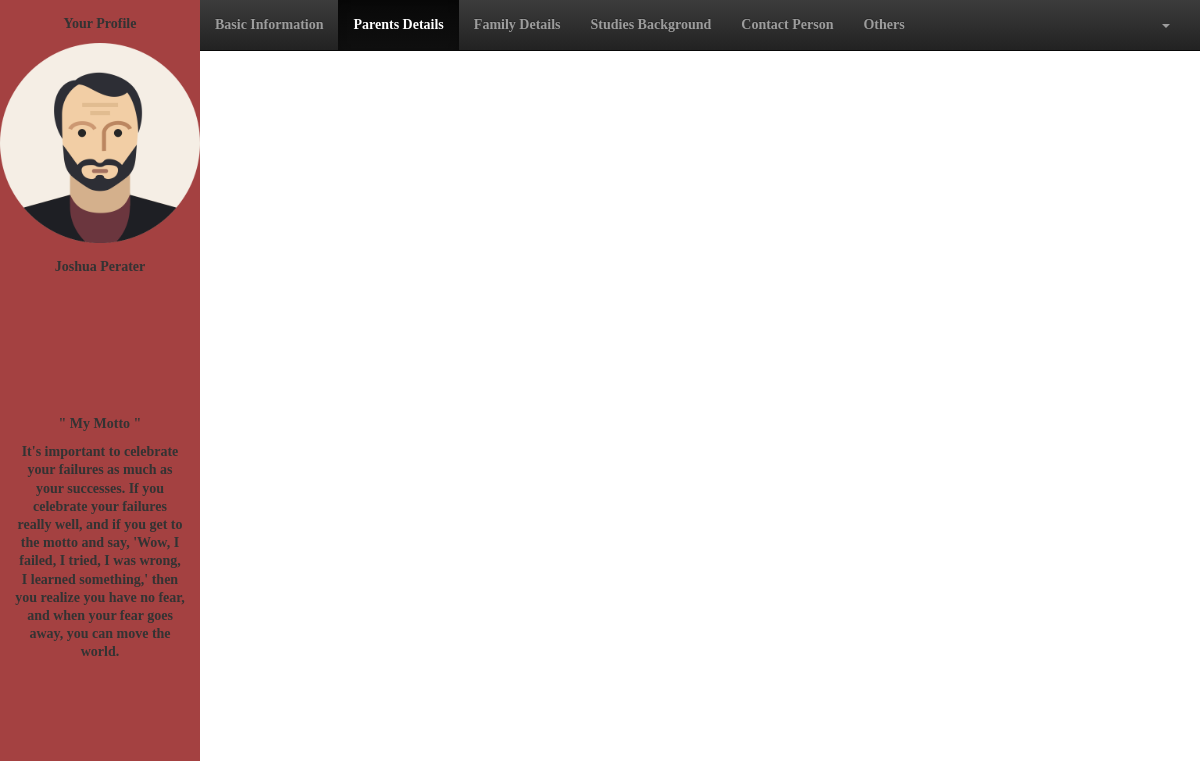
The page /user/parentsdetails.php?id=3 (signed in) on the database as committed earlier.
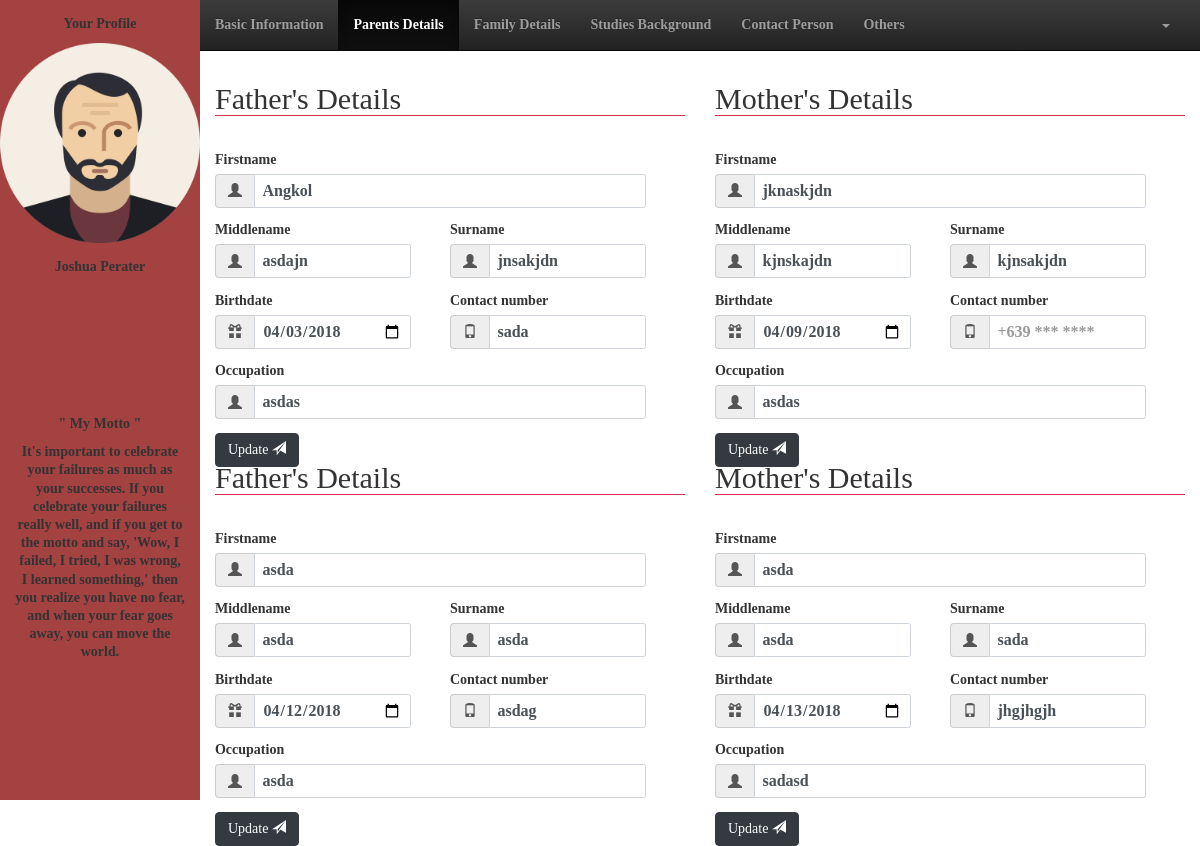
The same page on the database as committed later.
### tables this page shows
CREATE TABLE `staff` (
  `staff_id` bigint(20) NOT NULL,
  `fname` varchar(50) NOT NULL,
  `mname` varchar(50) DEFAULT NULL,
  `lname` varchar(50) NOT NULL,
  `birthdate` date NOT NULL,
  `cellnum` varchar(50) NOT NULL,
  `telnum` varchar(50) DEFAULT NULL,
  `email` varchar(50) NOT NULL,
  `status` varchar(50) NOT NULL,
  `gender` varchar(50) NOT NULL,
  `type` varchar(50) NOT NULL,
  `department` varchar(50) NOT NULL,
  `password` varchar(50) NOT NULL
);

CREATE TABLE `family_details` (
  `staff_id` bigint(20) DEFAULT NULL,
  `fathers_fname` varchar(50) DEFAULT NULL,
  `fathers_mname` varchar(50) NOT NULL,
  `fathers_lname` varchar(50) NOT NULL,
  `mothers_fname` varchar(50) DEFAULT NULL,
  `mothers_mname` varchar(50) NOT NULL,
  `mothers_lname` varchar(50) NOT NULL,
  `fathers_birthdate` date DEFAULT NULL,
  `mothers_birthdate` date DEFAULT NULL,
  `fathers_occupation` varchar(50) NOT NULL,
  `mothers_occupation` varchar(50) NOT NULL,
  `fathers_contnum` varchar(50) NOT NULL,
  `mothers_contnum` varchar(50) NOT NULL,
  `status` varchar(50) NOT NULL,
  `siblings` int(11) DEFAULT NULL,
  `spouse_fname` varchar(50) DEFAULT NULL,
  `spouse_mname` varchar(50) NOT NULL,
  `spouse_lname` varchar(50) NOT NULL,
  `spouse_birthdate` date NOT NULL,
  `spouse_contnum` varchar(50) NOT NULL,
  `spouse_occupation` varchar(50) NOT NULL,
  `numOfChildren` int(11) DEFAULT NULL
);

### user/parentsdetails.php (the view, shortened to what this page needs)
<!DOCTYPE html>
	<html lang="en">
	<head>
		<link rel="stylesheet" href="css/bootstrap.css">
		<link rel="stylesheet" href="css/stylesheet.css">
		<link rel="stylesheet" href="css/bootstrap-theme.css">
	</head>
	<body>
		<div class="col-2">
			<div class="row-12 sidebar">
				<div class="row-6">
					<?php
						$space = " ";
						$id = $_GET['id'];
						include_once("action/session.php");
						$query = "SELECT * FROM staff WHERE staff_id = '$id'";
						$result = mysqli_query($connect,$query);
						if(mysqli_num_rows($result) > 0){
							while($row = mysqli_fetch_assoc($result)):
					?>
					<form action="">
						<div class="row-2 container text-center">
							<p>Your Profile</p>
						</div>
						<div class="row-7 text-center">
							<img src="img/avatar.png" alt="" style="width: 200px; height: 200px;">
						</div>
						<div class="row-3 container text-center">
							<p><?php echo $row['fname'].$space.$row['lname'] ?></p>
						</div>
					</form>
					<?php endwhile;} ?>
				</div>
				<div class="row-5 container text-center">
					<p>" My Motto "</p>
					<p>It's important to celebrate your failures as much as your successes. If you celebrate your failures really well, and if you get to the motto and say, 'Wow, I failed, I tried, I was wrong, I learned something,' then you realize you have no fear, and when your fear goes away, you can move the world.</p>
				</div>
			</div>
		</div>
		<div class="col-10">
			<div class="row-1">
				<nav class="navbar navbar-inverse navbar-static-top">
					<div class="collapse navbar-collapse navHeaderCollapse">
						<ul class="nav navbar-nav navbar-left">
							<li><a href="basicinfo.php<?php echo '?id='.$id.''?>">Basic Information</a></li>
							<li class="active"><a href="parentsdetails.php<?php echo '?id='.$id.''?>">Parents Details</a></li>
							<li><a href="familydetails.php<?php echo '?id='.$id.''?>">Family Details</a></li>
							<li><a href="studiesbg.php<?php echo '?id='.$id.''?>">Studies Background</a></li>
							<li><a href="contactperson.php<?php echo '?id='.$id.''?>">Contact Person</a></li>
							<li><a href="others.php<?php echo '?id='.$id.''?>">Others</a></li>
						</ul>
						<ul class="nav navbar-nav navbar-right" style="margin-right: 15px;">
							<li>
								<a href="" class="dropdown-toggle" data-toggle="dropdown"><b class="caret"></b></a>
							</li>
						</ul>
					</div>
				</nav>
			</div>
			<div class="row-10">
				<div class="col-6">
					<form class="row-12" action="action/update_parentsdetails.php<?php echo '?id='.$_GET['id'].''?>" method="post">
						<div class="row-6">
							<?php
								$id = $_GET['id'];
								include_once("action/session.php");
								$query = "SELECT * FROM family_details WHERE staff_id = '$id'";
								$result = mysqli_query($connect,$query);
								if(mysqli_num_rows($result) > 0){
									while($row = mysqli_fetch_assoc($result)):
							?>
							<div class="container form-group">
								<legend><h2>Father's Details</h2></legend>
							</div>
							<div class="container row-2 form-group" style="margin-bottom: 15px;">
								<div class=" col-11">
									<label for="">Firstname</label>
									<div class="input-group">
										<span class="input-group-addon"><i class="glyphicon glyphicon-user"></i></span>
										<input class="form-control" type="text" required placeholder="firstname" name="fname" value="<?php echo $row['fathers_fname'] ?>">
									</div>
								</div>
							</div>
							<div class="container row-2 form-group" style="margin-bottom: 15px;">
								<div class=" col-5">
									<label for="">Middlename</label>
									<div class="input-group">
										<span class="input-group-addon"><i class="glyphicon glyphicon-user"></i></span>
										<input class="form-control" type="text" required placeholder="middlename" name="mname" value="<?php echo $row['fathers_mname'] ?>">
									</div>
								</div>
								<div class="col-1"></div>
								<div class="col-5">
									<label for="">Surname</label>
									<div class="input-group">
										<span class="input-group-addon"><i class="glyphicon glyphicon-user"></i></span>
										<input class="form-control" type="text" required placeholder="surname" name="sname" value="<?php echo $row['fathers_lname'] ?>">
									</div>
								</div>
							</div>
							<div class="container row-2 form-group" style="margin-bottom: 15px;">
								<div class="col-5">
									<label for="">Birthdate</label>
									<div class="input-group">
										<span class="input-group-addon"><i class="glyphicon glyphicon-gift"></i></span>
										<input class="form-control" type="date" name="dob" required value="<?php echo $row['fathers_birthdate'] ?>">
									</div>
								</div>
								<div class="col-1"></div>
								<div class="col-5">
									<label for="">Contact number</label>
									<div class="input-group">
										<span class="input-group-addon"><i class="glyphicon glyphicon-phone"></i></span>
										<input class="form-control" type="text" name="contnum" required placeholder="+639 *** ****" value="<?php echo $row['fathers_contnum'] ?>">
									</div>
								</div>
							</div>
							<div class="container row-2 form-group" style="margin-bottom: 15px;">
								<div class=" col-11">
									<label for="">Occupation</label>
									<div class="input-group">
										<span class="input-group-addon"><i class="glyphicon glyphicon-user"></i></span>
										<input class="form-control" type="text" name="occupation" required placeholder="occupation" value="<?php echo $row['fathers_occupation'] ?>">
									</div>
								</div>
							</div>
							<div class="container row-1 form-group" style="margin-bottom: 15px;">
								<button class="btn btn-dark" type="submit" name="father_update" data-toggle="modal" data-target="#update">Update  <span class="glyphicon glyphicon-send"></span></button>
							</div>
							<?php endwhile;} ?>
						</div>
					</form>
				</div>
				<div class="col-6">
					<form class="row-12" action="action/update_parentsdetails.php<?php echo '?id='.$_GET['id'].''?>" method="post">
						<div class="row-6">
							<?php
								$id = $_GET['id'];
								include_once("action/session.php");
								$query = "SELECT * FROM family_details WHERE staff_id = '$id'";
								$result = mysqli_query($connect,$query);
								if(mysqli_num_rows($result) > 0){
									while($row = mysqli_fetch_assoc($result)):
							?>
							<div class="container form-group">
								<legend><h2>Mother's Details</h2></legend>
							</div>
							<div class="container row-2 form-group" style="margin-bottom: 15px;">
								<div class=" col-11">
									<label for="">Firstname</label>
									<div class="input-group">
										<span class="input-group-addon"><i class="glyphicon glyphicon-user"></i></span>
										<input class="form-control" type="text" required placeholder="firstname" name="fname" value="<?php echo $row['mothers_fname'] ?>">
									</div>
								</div>
							</div>
							<div class="container row-2 form-group" style="margin-bottom: 15px;">
								<div class=" col-5">
									<label for="">Middlename</label>
									<div class="input-group">
										<span class="input-group-addon"><i class="glyphicon glyphicon-user"></i></span>
										<input class="form-control" type="text" required placeholder="middlename" name="mname" value="<?php echo $row['mothers_mname'] ?>">
									</div>
								</div>
								<div class="col-1"></div>
								<div class=" col-5">
									<label for="">Surname</label>
									<div class="input-group">
										<span class="input-group-addon"><i class="glyphicon glyphicon-user"></i></span>
										<input class="form-control" type="text" required placeholder="surname" name="sname" value="<?php echo $row['mothers_lname'] ?>">
									</div>
								</div>
							</div>
							<div class="container row-2 form-group" style="margin-bottom: 15px;">
								<div class="col-5">
									<label for="">Birthdate</label>
									<div class="input-group">
										<span class="input-group-addon"><i class="glyphicon glyphicon-gift"></i></span>
										<input class="form-control" type="date" required name="dob" value="<?php echo $row['mothers_birthdate'] ?>">
									</div>
								</div>
								<div class="col-1"></div>
								<div class="col-5">
									<label for="">Contact number</label>
									<div class="input-group">
										<span class="input-group-addon"><i class="glyphicon glyphicon-phone"></i></span>
										<input class="form-control" type="text" name="contnum" required placeholder="+639 *** ****" value="<?php echo $row['mothers_contnum'] ?>">
									</div>
								</div>
							</div>
							<div class="container row-2 form-group" style="margin-bottom: 15px;">
								<div class=" col-11">
									<label for="">Occupation</label>
									<div class="input-group">
										<span class="input-group-addon"><i class="glyphicon glyphicon-user"></i></span>
										<input class="form-control" type="text" name="occupation" required placeholder="occupation" value="<?php echo $row['mothers_occupation'] ?>">
									</div>
								</div>
							</div>
							<div class="container row-1 form-group" style="margin-bottom: 15px;">
								<button class="btn btn-dark" type="submit" name="mother_update" data-toggle="modal" data-target="#update">Update  <span class="glyphicon glyphicon-send"></span></button>
							</div>
							<?php endwhile;} ?>
						</div>
					</form>
				</div>
			</div>
		</div>
	</body>
</html>

### user/css/stylesheet.css (style rules this page uses)
.col-1 { width: 8.3333%;height: 100%; }
.col-2 { width: 16.6666%;height: 100%; }
.col-5 { width: 41.6666%;height: 100%; }
.col-6 { width: 50%;height: 100%; }
.col-10 { width: 83.3333%;height: 100%; }
.col-11 { width: 91.6666%;height: 100%; }
.row-1 { height: 8.3333%;width: 100%; }
.row-2 { height: 16.6666%;width: 100%; }
.row-3 { height: 25%;width: 100%; }
.row-5 { height: 41.6666%;width: 100%; }
.row-6 { height: 50%;width: 100%; }
.row-7 { height: 58.3333%;width: 100%; }
.row-10 { height: 83.3333%;width: 100%; }
.row-12 { height: 100%;width: 100%; }
.row-1, .row-2, .row-3, .row-4, .row-5, .row-6, .row-7, .row-8, .row-9, .row-10, .row-11, .row-12 { position: relative; float: left; }
.col-1, .col-2, .col-3, .col-4, .col-5, .col-6, .col-7, .col-8, .col-9, .col-10, .col-11, .col-12 { position: relative; float: left; }
html,body { height: 100% !important; width: 100% !important; font-family: masaya; font-weight: bold; }
* { padding: 0; margin: 0; text-decoration: none; list-style: none; line-height: 1.3; }
h1,h2,h3,h4,h5,h6 { padding: 0 !important; margin: 0 !important; }
a { color: inherit; text-decoration: none; list-style-type: none; }
label { display: inline-block; margin-bottom: .5rem; }
.text-center { text-align: center; }
.btn-dark { color: #fff; background-color: #343a40; border-color: #343a40; }
.sidebar { background-color: #a44141; }

Rows that differ between the two databases and show on the page:
added family_details: fname "Angkol", mname "asdajn", sname "jnsakjdn", dob "04/03/2018", contnum "sada", occupation "asdas", fname "jknaskjdn", mname "kjnskajdn", sname "kjnsakjdn", dob "04/09/2018"
added family_details: fname "asda", mname "asda", sname "asda", dob "04/12/2018", contnum "asdag", occupation "asda", sname "sada", dob "04/13/2018", contnum "jhgjhgjh", occupation "sadasd"
